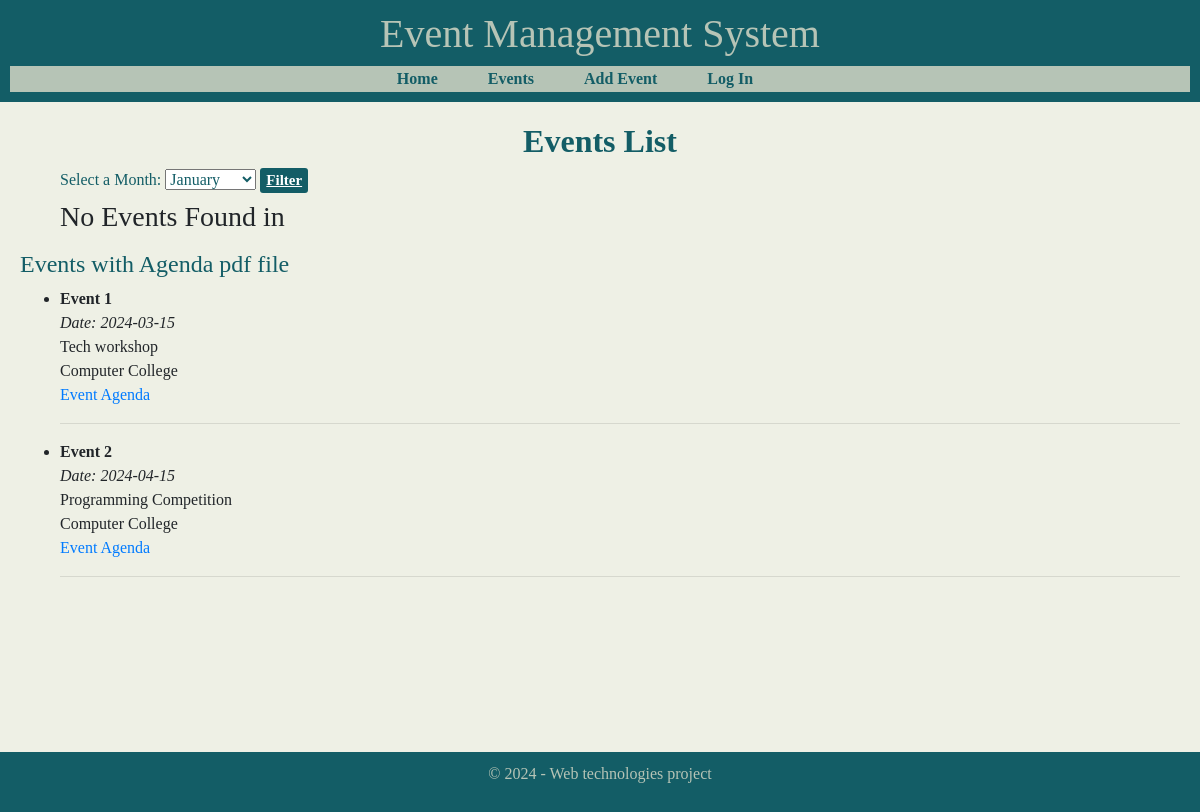
Page /eventsList on the earlier database version.
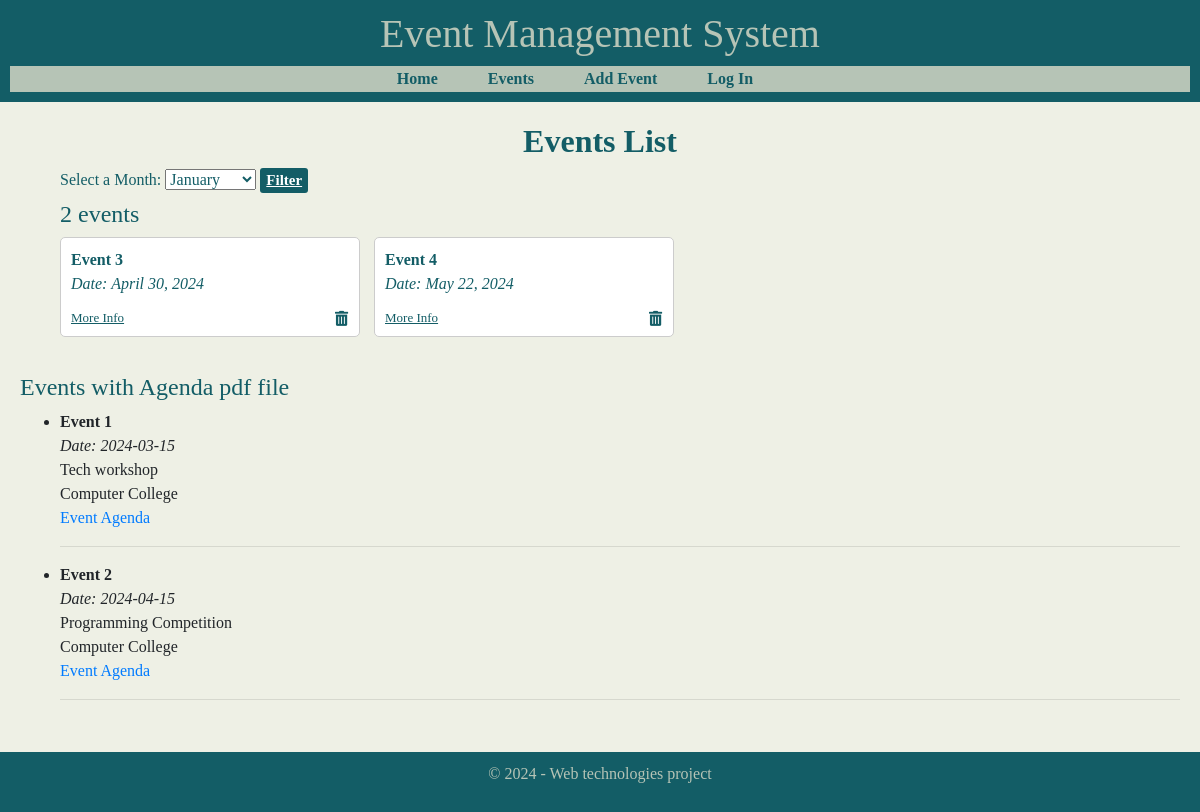
Same page on the later database version.
### eventsapp/models.py (models this page shows)
class Events(models.Model):
    title = models.CharField(max_length=100)
    date = models.DateField()
    description = models.TextField()
    location = models.CharField(max_length=100)
    registered_users = models.ManyToManyField(User, related_name='registered_events')

### eventsapp/views.py (the view)
# urls.py: path('eventsList',views.listEvents,name='listEvents'),
def listEvents(request):
    month_names = {1: 'January',2: 'February',3: 'March',4: 'April',5: 'May',
                   6: 'June',7: 'July',8: 'August',9: 'September',10: 'October',
                   11: 'November',12: 'December'}
    hardcoded_events = [
    {'title': 'Event 1', 'date': '2024-03-15', 'description': 'Tech workshop', 'location':'Computer College','agenda':'media\Event 1 Agenda.pdf'},
    {'title': 'Event 2', 'date': '2024-04-15', 'description': 'Programming Competition','location':'Computer College','agenda':'media\Event 2 Agenda.pdf'},
    ]
    selected_month = request.GET.get('month')
    month_name = month_names.get(int(selected_month)) if selected_month else None
    if selected_month:
        events = Events.objects.filter(date__month=selected_month).order_by('date')
        num_events = events.count()
        context = {'events': events, 'month':month_name, 'hardcoded_events': hardcoded_events, 'num_events':num_events}
    else:
        events = Events.objects.all().order_by('date')
        num_events = events.count()
        context = {'events': events, 'hardcoded_events': hardcoded_events, 'num_events':num_events}
    return render(request, 'EventsList.html', context)

### templates/EventsList.html (shortened to what this page needs)
{% extends 'base.html' %}
{% block content %}
{% load static %}
<link rel="stylesheet" href="{% static 'eventsapp/css/eventslist.css' %}">
<h2>Events List</h2>
<form method="get" action="">
    <label for="month" class="month">Select a Month:</label>
    <select name="month" id="month" style="color:#135D66;;">
        <option value="1">January</option>
    </select>
    <button type="submit" class="filter-btn">Filter</button>
</form>
<ul>
    {% if events %}
    <h4>{{num_events}} events</h4>
    {% for event in events %}
        <div class="event-card">
            <strong>{{ event.title }}</strong><br>
            <em>Date: {{ event.date }}</em><br>
            <form id="delete-form-{{ event.id }}" method="post" action="{% url 'delete_event' event.id %}">
                <button type="button" class="delete-btn" onclick="confirmDelete('{{ event.id }}')">
                    <i class="fas fa-trash-alt"></i>
                </button>
            </form>
            <button type="button" class="btn btn-primary" data-toggle="modal" data-target="#event-details-{{ event.id }}">
                More Info
              </button>
        </div>
    {% endfor %}
    {% else %}
    <h3>No Events Found in {{month}}</h3>
    {% endif %}
</ul>
<h4>Events with Agenda pdf file</h4>
<ul>
    {% for event in hardcoded_events %}
    <li>
        <strong>{{ event.title }}</strong><br>
        <em>Date: {{ event.date }}</em><br>
        {{ event.description }}<br>
        {{ event.location }}<br>
        <a href="{{ event.agenda }}">Event Agenda</a><br>
        <hr>
    </li>
    {% endfor %}
</ul>
{% endblock %}

### templates/base.html (shortened to what this page needs)
{% load static %}
<!DOCTYPE html>
<html lang="en">
<head>
<link href="https://maxcdn.bootstrapcdn.com/bootstrap/4.5.2/css/bootstrap.min.css" rel="stylesheet">
<link rel="stylesheet" href="https://cdnjs.cloudflare.com/ajax/libs/font-awesome/5.15.4/css/all.min.css">
</head>
<link rel="stylesheet" href="{% static 'eventsapp/css/base.css'%}?v=2.0">
<body>
    <header>
        <h1>Event Management System</h1>
        <nav>
            <ul>
                <li><a href="{% url 'home' %}">Home</a></li>
                <li><a href="{% url 'listEvents' %}">Events</a></li>
                <li><a href="{% url 'addEvent' %}">Add Event</a></li>
                {% if user.is_authenticated %}
                <li><a href="{% url 'registered_events'%}">Registered Events</a></li>
                {% else %}
                    <li><a href="{% url 'login' %}">Log In</a></li>
                {% endif %}
            </ul>
        </nav>
    </header>
    <main>
        {% block content %}
        {% endblock %}
    </main>
    <footer>
        <p>&copy; 2024 - Web technologies project</p>
    </footer>
</body>
</html>

### eventsapp/static/eventsapp/css/base.css (style rules this page uses)
body { background-color: #f0f0f0; margin: 0; padding: 0; font-family: Georgia, serif; }
header { background-color: #135D66; color: #B6C4B6; padding: 10px; text-align: center; }
nav { background-color: #B6C4B6; padding: 1px; }
nav ul { list-style-type: none; display: flex; justify-content: center; margin: 0; padding: 0; }
nav ul li { margin-right: 50px; }
nav ul li a { text-decoration: none; color: #135D66; font-weight: bold; }
main { background-color: #EEF0E5; padding: 20px; min-height: 650px; box-sizing: border-box; font-family: Georgia, serif; }
footer { background-color: #135D66; color: #B6C4B6; padding: 10px; text-align: center; }
button { text-decoration: underline; color: #217884; font-weight: bold; background:none; border: none; text-align: left; font-size: 15px; }

### eventsapp/static/eventsapp/css/eventslist.css (style rules this page uses)
.event-card { position: relative; border: 1px solid #ccc; border-radius: 5px; padding: 10px; margin-right: 10px; margin-bottom: 20px; width: 300px; height: 100px; display: inline-block; vertical-align: top; box-sizing: border-box; overflow: hidden; text-overflow: ellipsis; white-space: nowrap; background-color: white; color: #135D66; }
.delete-btn { position: absolute; bottom: 5px; right: 5px; background: none; border: none; outline: none; cursor: pointer; color:#135D66; }
.btn-primary { cursor: pointer; color: #135D66; background:none; border:none; padding: 5px 10px; font-size: 13px; text-decoration: underline; margin-left: -10px; margin-top: 7px; }
h2 { color:#135D66; font-weight: bold; text-align: center; }
h4 { color:#135D66; text-align: left; }
.filter-btn { background-color:#135D66 ; color:white; border-color:#135D66 ; border-radius: 3px; }
.month { color:#135D66; margin-left: 40px; }

Differences in the rows shown:
added Events: title "Event 3", date "April 30, 2024"
added Events: title "Event 4", date "May 22, 2024"
Other differences:
{{ num_events }}: (not shown) → "2"
text no longer shown: "No Events Found in"
text now shown: "events"
